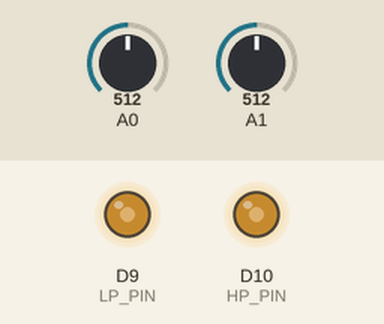
Recording of a sketch running on a simulated Arduino Zero (SAMD21). On the bench: output pins drawn as LEDs (lit = HIGH). The test bench sets the inputs (shaded band); at power-on: A1 = 512, A0 = 512 (analog values on the 0–1023 scale).

Above: at 1.2 s.
1.3 s: A1 set to 716
At 1.7 s:
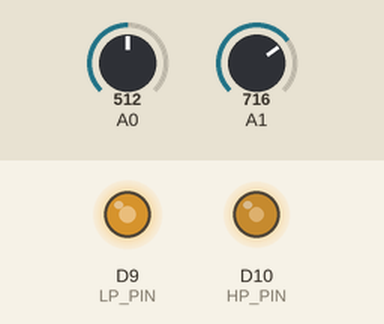
2.8 s: A1 set to 900
At 4.0 s:
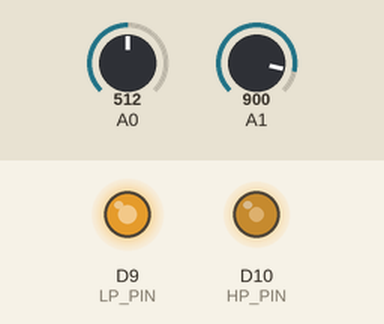
4.3 s: A1 set to 511
At 5.2 s:
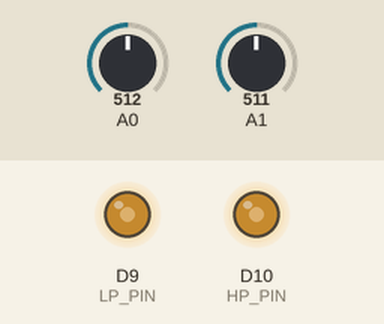
5.8 s: A1 set to 306
At 6.3 s:
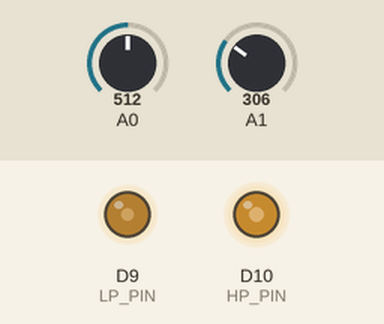
7.3 s: A1 set to 122
At 8.7 s:
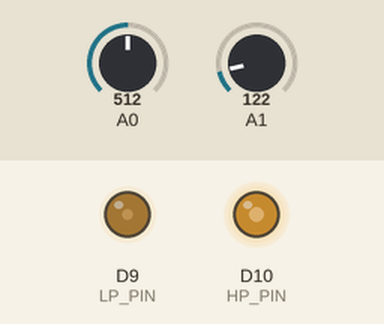
Timing chart, 0 to 9.8 s (numbered marks = the images above; inputs shaded):
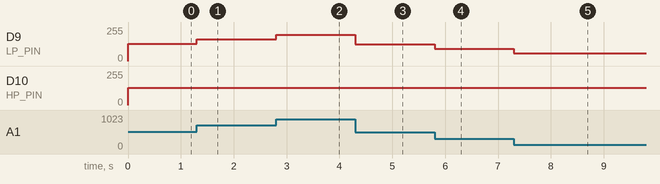

Measured:
- after the input at 1.3 s, D9 (LP_PIN): 128/255 → 164/255 at once
- after the input at 2.8 s, D9 (LP_PIN): 164/255 → 197/255 at once
- after the input at 4.3 s, D9 (LP_PIN): 197/255 → 127/255 at once
- after the input at 5.8 s, D9 (LP_PIN): 127/255 → 91/255 at once
- after the input at 7.3 s, D9 (LP_PIN): 91/255 → 59/255 at once

The sketch:

exact_band_split_interpolated.ino
```cpp
#include "coefficients.h"

// exact_band_split_interpolated.ino - Multi-profile scaling with fixed interpolation
#define N 4
#define R 5
const int16_t h_set[R][N] PROGMEM = {
  {15826, 27411, 7345, -4240},
  {14826, 26411, 8345, -3240},
  {13826, 25411, 9345, -2240},
  {12826, 24411, 10345, -1240},
  {11826, 23411, 11345, -240}
};

const uint8_t LP_PIN = 9, HP_PIN = 10;
#define B 256
#define MASK (B - 1)
int16_t x[B];
uint8_t i = 0;
int16_t h_curr[N];
int16_t g_curr[N];
uint8_t prev_knob = 255;
uint32_t last_micros = 0;

void setup() {
  pinMode(LP_PIN, OUTPUT);
  pinMode(HP_PIN, OUTPUT);
  analogReadResolution(8);
  // Initial coefficients
  for(int j=0; j<N; j++) h_curr[j] = 0;
}

void loop() {
  uint32_t now = micros();
  if (now - last_micros < 1000000 / SAMPLING_RATE) return;
  last_micros = now;

  static uint8_t poll_counter = 0;
  if (++poll_counter >= 100) {
    poll_counter = 0;
    uint8_t knob = analogRead(A0);
    if (knob != prev_knob) {
    prev_knob = knob;
    uint16_t sw = 256 / (R - 1);
    uint8_t r1 = knob / sw;
    if (r1 >= R - 1) r1 = R - 2;
    uint8_t r2 = r1 + 1;
    uint32_t t = (uint32_t)(knob - (r1 * sw)) * 256 / sw;

    for (uint8_t j = 0; j < N; j++) {
      h_curr[j] = (int16_t)(((256L - t) * (int16_t)pgm_read_word(&h_set[r1][j]) + t * (int16_t)pgm_read_word(&h_set[r2][j])) >> 8);
    }
      // g[n] = (-1)^n * h[N-1-n]
      g_curr[0] = h_curr[3];
      g_curr[1] = -h_curr[2];
      g_curr[2] = h_curr[1];
      g_curr[3] = -h_curr[0];
    }
  }

  x[i] = analogRead(A1);
  int32_t y1 = 0, y2 = 0;
  for (uint8_t j = 0; j < N; j++) {
    int32_t in = (int32_t)x[(i - j) & MASK] - 128;
    y1 += (int32_t)h_curr[j] * in;
    y2 += (int32_t)g_curr[j] * in;
  }

  analogWrite(LP_PIN, constrain(((y1 + 32768L) >> 16) + 128, 0, 255));
  analogWrite(HP_PIN, constrain(((y2 + 32768L) >> 16) + 128, 0, 255));
  i = (i + 1) & MASK;
}
```

coefficients.h
```cpp
// Auto-generated QMF coefficients (DB4, Standard Orthogonal)
#ifndef COEFFICIENTS_H
#define COEFFICIENTS_H

#define QMF_N 4
#define SAMPLING_RATE 2000

// Floating point coefficients (Sum = sqrt(2))
const float h_float[QMF_N] = { 0.48296291f, 0.83651630f, 0.22414387f, -0.12940952f };
const float g_float[QMF_N] = { -0.12940952f, -0.22414387f, 0.83651630f, -0.48296291f };

// Fixed point coefficients (scaled by 2^15)
const int16_t h_fixed[QMF_N] PROGMEM = { 15826, 27411, 7345, -4240 };
const int16_t g_fixed[QMF_N] PROGMEM = { -4240, -7345, 27411, -15826 };

#endif
```
